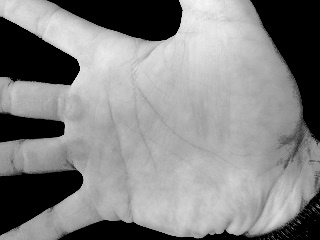
#> input picture Ex03/Hand2.jpg, 320 x 240 px
$ python test02.py
#> lines starting #> are read from the running program, lines starting #| are printed output that depends on the picture; after the words box and inside, x2 and y2 are one past the last pixel; in counts of white or black regions, pixels touching at a corner belong together
#> further down, img is the input picture: shape (240, 320); min 0, max 246, mean 132.3
import numpy as np
import cv2
import matplotlib.pyplot as plt


def drawCircle(img, x, y):
    '''
    Draw a circle at circle of radius 5px at (x, y) stroke 2 px
    This helps you to visually check your methods.
    :param img: a 2d nd-array
    :param y:
    :param x:
    :return: img with circle at desired position
    '''
    cv2.circle(img, (x, y), 5, 255, 2)
    return img


def binarizeAndSmooth(img) -> np.ndarray:
    '''
    First Binarize using threshold of 115, then smooth with gauss kernel (5, 5)
    :param img: greyscale image in range [0, 255]
    :return: preprocessed image
    '''
    ret, img_binary = cv2.threshold(img, 115, 255, cv2.THRESH_BINARY) # ret is a boolean
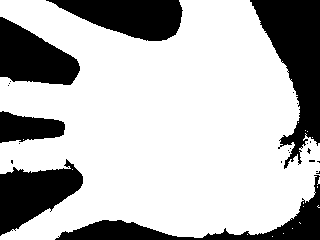
#> img_binary: shape (240, 320); 72.2% white; 24 black regions (18 under 20 px)
    ksize = (5, 5)
    sigma = 0
    return cv2.GaussianBlur(img_binary, ksize, sigma)
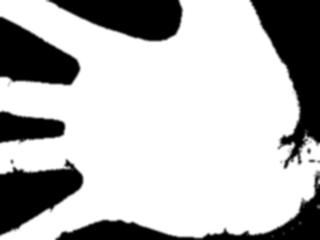
#> returned value: shape (240, 320); min 0, max 255, mean 184.2


def drawLargestContour(img) -> np.ndarray:
    '''
    find the largest contour and return a new image showing this contour drawn with cv2 (stroke 2)
    :param img: preprocessed image (mostly b&w)
    :return: contour image
    '''
    # Black background, bright contour
    blurredImage = img.copy()
    contours, hierarchy = cv2.findContours(blurredImage, cv2.RETR_TREE, cv2.CHAIN_APPROX_NONE)
#> contours = 6 contours, 3 with area under 20; largest, box (x1, y1, x2, y2) and area: (0, 0, 320, 240) 58286, (297, 220, 303, 226) 24, (315, 203, 320, 210) 23
    area = []
    for k in range(len(contours)):
        area.append(cv2.contourArea(contours[k]))
#> this loop made 6 passes
#> after the loop, area = [16, 16, 24, 23, 58285.5, 15.5]
    max_idx = area.index(max(area))
#> max_idx = 4
    largestContour = cv2.drawContours(np.zeros(img.shape), contours, max_idx, (255, 255, 255), 3)
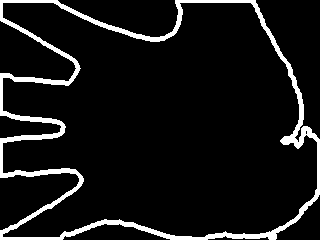
#> largestContour: shape (240, 320) float64; 8.4% white; 1 white region, box (x1, y1, x2, y2) and area: (0, 0, 320, 240) 6441
    return largestContour


def getFingerContourIntersections(contour_img, x) -> np.ndarray:
    '''
    Run along a column at position x, and return the 6 intersecting y-values with the finger contours.
    (For help check Palmprint_Algnment_Helper.pdf section 2b)
    :param contour_img:
    :param x: position of the image column to run along
    :return: y-values in np.ndarray in shape (6,)
    '''
#> called with x = 12
    # to keep the indices of all white points
    a = []
    # to keep six contour points we want
    b = []
    for i in range(len(contour_img[:, x])):
        if contour_img[i][x] == 255:
            a.append(i)
#> after the loop, a = 36 values from 0 to 239
    for j in range(2, len(a) - 5):
        # honestly, I don't know how exactly minus 5 comes,
        # maybe it has something to do with the stroke size
        # one thing is clear: smaller than 5, cannot get rid of the border
        if a[j - 1] + a[j + 1] != 2 * a[j] and a[j - 1] != (a[j] - 1):
            if len(b) != 6:
                b.append(a[j])
#> this loop made 29 passes
#> after the loop, b = [22, 75, 114, 137, 172, 225]
    return np.array(b)


def findKPoints(img, y1, x1, y2, x2) -> tuple:
    '''
    given two points and the contour image, find the intersection point k
    :param img: binarized contour image (255 == contour)
    :param y1: y-coordinate of point
    :param x1: x-coordinate of point
    :param y2: y-coordinate of point
    :param x2: x-coordinate of point
    :return: intersection point k as a tuple (ky, kx)
    '''
    k = int((x2 - x1) / (y2 - y1))
    b = y2 * k - x2
    for x in range(x2 + 1, len(img[0, :])):
        y = int((x + b) / k)
        if img[y, x] == 255:
            break
    return y, x


def getCoordinateTransform(k1, k2, k3) -> np.ndarray:
    '''
    Get a transform matrix to map points from old to new coordinate system defined by k1-3
    Hint: Use cv2 for this.
    :param k1: point in (y, x) order
    :param k2: point in (y, x) order
    :param k3: point in (y, x) order
    :return: 2x3 matrix rotation around origin by angle
    '''
    y1, x1 = k1
    y2, x2 = k2
    y3, x3 = k3
    # looking for center point:
    xo = (y2 - y1 - x2 * (x1 - x3) / (y3 - y1) + x1 * (y3 - y1) / (x3 - x1)) / \
         ((y3 - y1) / (x3 - x1) - (x1 - x3) / (y3 - y1))
    yo = (x1 - x3) / (y3 - y1) * xo + y2 - x2 * (x1 - x3) / (y3 - y1)

    # get the angle of rotation
    theta = np.rad2deg(np.arctan((y2 - yo) / (x2 - xo)))
    return cv2.getRotationMatrix2D(center=(yo, xo), angle=theta, scale=1)


def palmPrintAlignment(img):
    '''
    Transform a given image like in the paper using the helper functions above when possible
    :param img: greyscale image
    :return: transformed image
    '''

    # TODO threshold and blur
    blur = binarizeAndSmooth(img)

    # TODO find and draw largest contour in image
    contour = drawLargestContour(blur)

    # TODO choose two suitable columns and find 6 intersections with the finger's contour
    x1 = 12
    x2 = 16
    intersection_x1 = getFingerContourIntersections(contour_img=contour, x=x1)
#> intersection_x1 = [22, 75, 114, 137, 172, 225]
    intersection_x2 = getFingerContourIntersections(contour_img=contour, x=x2)
#> the loop in getFingerContourIntersections (call 2), `for j in range(2, len(a) - 5): # honestly, I don't know how exactly mi..` made 29 passes
#> intersection_x2 = [24, 77, 115, 136, 170, 224]

    # TODO compute middle points from these contour intersections
    y11, x11 = (intersection_x1[0] + intersection_x1[1]) / 2, x1
#> y11 = 48.5; x11 = 12
    y12, x12 = (intersection_x2[0] + intersection_x2[1]) / 2, x2
#> y12 = 50.5; x12 = 16

    y21, x21 = (intersection_x1[2] + intersection_x1[3]) / 2, x1
#> y21 = 125.5; x21 = 12
    y22, x22 = (intersection_x2[2] + intersection_x2[3]) / 2, x2
#> y22 = 125.5; x22 = 16

    y31, x31 = (intersection_x1[4] + intersection_x1[5]) / 2, x1
#> y31 = 198.5; x31 = 12
    y32, x32 = (intersection_x2[4] + intersection_x2[5]) / 2, x2
#> y32 = 197; x32 = 16

    # TODO extrapolate line to find k1-3
    k1 = findKPoints(img=contour, y1=y11, x1=x11, y2=y12, x2=x12)
#> in findKPoints, `k = int((x2 - x1) / (y2 - y1))`: k = 2
#> in findKPoints, `b = y2 * k - x2`: b = 85
#> the loop in findKPoints, `for x in range(x2 + 1, len(img[0, :])):` made 55 passes
#> y on passes 1 to 12: 51, 51, 52, 52, 53, 53, 54, 54, 55, 55, 56, 56
#> k1 = (78, 71)
    k2 = findKPoints(img=contour, y1=y21, x1=x21, y2=y22, x2=x22)
    k3 = findKPoints(img=contour, y1=y31, x1=x31, y2=y32, x2=x32)

    # TODO calculate Rotation matrix from coordinate system spanned by k1-3
    rotation_matrix = getCoordinateTransform(k1, k2, k3)

    # TODO rotate the image around new origin
    height, width = img.shape
    fixed_image = cv2.warpAffine(img, M=rotation_matrix, dsize=(height, width))
    return fixed_image


if __name__ == '__main__':
    img = cv2.imread("Hand2.jpg", cv2.IMREAD_GRAYSCALE)
#> (the run stopped early here; a loop or call above may not have finished)

$ run again, with Ex03/Hand1.jpg copied over Ex03/Hand2.jpg
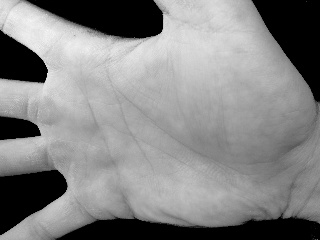
#> input picture Ex03/Hand1.jpg, 320 x 240 px
#> img is the input picture: shape (240, 320); min 0, max 248, mean 132
#> in binarizeAndSmooth, `ret, img_binary = cv2.threshold(img, 115, 255, cv2.THRESH_BINARY)`:
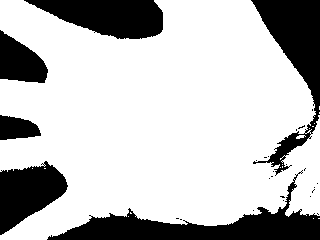
#> img_binary: shape (240, 320); 74.9% white; 27 black regions (21 under 20 px)
#> contours = 3 contours, 1 with area under 20; largest, box (x1, y1, x2, y2) and area: (0, 0, 320, 240) 60506, (271, 135, 303, 164) 224
#> the loop in drawLargestContour, `for k in range(len(contours)):` made 3 passes
#> after the loop in drawLargestContour, `for k in range(len(contours)):`: area = [60505.5, 2, 224]
#> max_idx = 0
#> in drawLargestContour, `largestContour = cv2.drawContours(np.zeros(img.shape), contours, max_i..`:
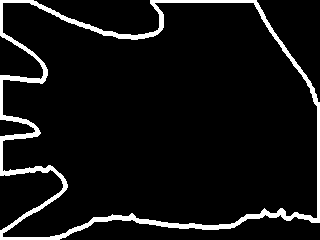
#> largestContour: shape (240, 320) float64; 7.2% white; 1 white region, box (x1, y1, x2, y2) and area: (0, 0, 320, 240) 5533
#> after the loop in getFingerContourIntersections, `for i in range(len(contour_img[:, x])):`: a = 36 values from 0 to 239
#> the loop in getFingerContourIntersections, `for j in range(2, len(a) - 5): # honestly, I don't know how exactly mi..` made 29 passes
#> after the loop in getFingerContourIntersections, `for j in range(2, len(a) - 5):`: b = [38, 76, 116, 135, 170, 223]
#> the loop in getFingerContourIntersections (call 2), `for j in range(2, len(a) - 5): # honestly, I don't know how exactly mi..` made 29 passes
#> intersection_x2 = [41, 76, 117, 134, 169, 220]
#> y11 = 57; x11 = 12
#> y12 = 58.5; x12 = 16
#> y21 = 125.5; x21 = 12
#> y22 = 125.5; x22 = 16
#> y31 = 196.5; x31 = 12
#> y32 = 194.5; x32 = 16
#> k = 2
#> in findKPoints, `b = y2 * k - x2`: b = 101
#> the loop in findKPoints, `for x in range(x2 + 1, len(img[0, :])):` made 27 passes
#> y on passes 1 to 8: 59, 59, 60, 60, 61, 61, 62, 62
#> k1 = (72, 43)

$ run again, with Ex03/Hand3.jpg copied over Ex03/Hand2.jpg
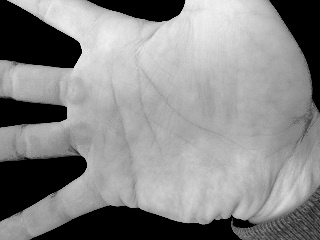
#> input picture Ex03/Hand3.jpg, 320 x 240 px
#> img is the input picture: shape (240, 320); min 0, max 241, mean 136.2
#> in binarizeAndSmooth, `ret, img_binary = cv2.threshold(img, 115, 255, cv2.THRESH_BINARY)`:
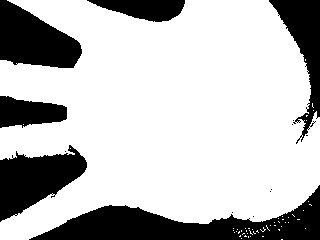
#> img_binary: shape (240, 320); 74.1% white; 14 black regions (8 under 20 px)
#> contours = 10 contours, 9 with area under 20; largest, box (x1, y1, x2, y2) and area: (0, 0, 320, 240) 59990
#> the loop in drawLargestContour, `for k in range(len(contours)):` made 10 passes
#> after the loop in drawLargestContour, `for k in range(len(contours)):`: area = [10, 16, 59990.5, 4, 4, 8, 2, 4, 2, 2]
#> max_idx = 2
#> in drawLargestContour, `largestContour = cv2.drawContours(np.zeros(img.shape), contours, max_i..`:
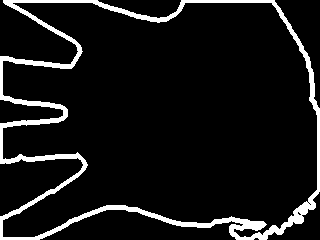
#> largestContour: shape (240, 320) float64; 8.6% white; 1 white region, box (x1, y1, x2, y2) and area: (0, 0, 320, 240) 6642
#> after the loop in getFingerContourIntersections, `for i in range(len(contour_img[:, x])):`: a = 36 values from 0 to 239
#> the loop in getFingerContourIntersections, `for j in range(2, len(a) - 5): # honestly, I don't know how exactly mi..` made 29 passes
#> after the loop in getFingerContourIntersections, `for j in range(2, len(a) - 5):`: b = [57, 98, 122, 158, 211]
#> the loop in getFingerContourIntersections (call 2), `for j in range(2, len(a) - 5): # honestly, I don't know how exactly mi..` made 29 passes
#> intersection_x2 = [5, 59, 99, 121, 157, 209]
#> y11 = 77.5; x11 = 12
#> y12 = 32; x12 = 16
#> y21 = 140; x21 = 12
#> y22 = 110; x22 = 16
